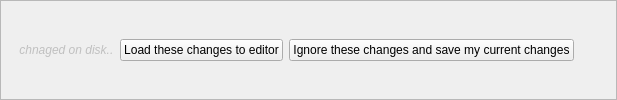
     <widget class="QFrame" name="file_changed_frame">
      <property name="sizePolicy">
       <sizepolicy hsizetype="Preferred" vsizetype="Maximum">
        <horstretch>0</horstretch>
        <verstretch>0</verstretch>
       </sizepolicy>
      </property>
      <property name="frameShape">
       <enum>QFrame::StyledPanel</enum>
      </property>
      <property name="frameShadow">
       <enum>QFrame::Raised</enum>
      </property>
      <layout class="QHBoxLayout" name="horizontalLayout_6">
       <property name="leftMargin">
        <number>2</number>
       </property>
       <property name="topMargin">
        <number>2</number>
       </property>
       <property name="rightMargin">
        <number>2</number>
       </property>
       <property name="bottomMargin">
        <number>2</number>
       </property>
       <item>
        <widget class="QLabel" name="file_name">
         <property name="sizePolicy">
          <sizepolicy hsizetype="Maximum" vsizetype="Preferred">
           <horstretch>0</horstretch>
           <verstretch>0</verstretch>
          </sizepolicy>
         </property>
         <property name="font">
          <font>
           <italic>true</italic>
          </font>
         </property>
         <property name="styleSheet">
          <string notr="true">color:silver;</string>
         </property>
         <property name="text">
          <string/>
         </property>
        </widget>
       </item>
       <item>
        <widget class="QLabel" name="label">
         <property name="sizePolicy">
          <sizepolicy hsizetype="Maximum" vsizetype="Preferred">
           <horstretch>0</horstretch>
           <verstretch>0</verstretch>
          </sizepolicy>
         </property>
         <property name="font">
          <font>
           <italic>true</italic>
          </font>
         </property>
         <property name="styleSheet">
          <string notr="true">color:silver;</string>
         </property>
         <property name="text">
          <string> chnaged on disk..</string>
         </property>
        </widget>
       </item>
       <item>
        <widget class="QPushButton" name="reload_file">
         <property name="sizePolicy">
          <sizepolicy hsizetype="Maximum" vsizetype="Fixed">
           <horstretch>0</horstretch>
           <verstretch>0</verstretch>
          </sizepolicy>
         </property>
         <property name="text">
          <string>Load these changes to editor</string>
         </property>
         <property name="icon">
          <iconset resource="rc.qrc">
           <normaloff>:/images/images/open_editor.png</normaloff>:/images/images/open_editor.png</iconset>
         </property>
         <property name="iconSize">
          <size>
           <width>16</width>
           <height>16</height>
          </size>
         </property>
        </widget>
       </item>
       <item>
        <widget class="QPushButton" name="ignore_changes">
         <property name="sizePolicy">
          <sizepolicy hsizetype="Maximum" vsizetype="Fixed">
           <horstretch>0</horstretch>
           <verstretch>0</verstretch>
          </sizepolicy>
         </property>
         <property name="text">
          <string>Ignore these changes and save my current changes</string>
         </property>
         <property name="icon">
          <iconset resource="rc.qrc">
           <normaloff>:/images/images/save.png</normaloff>:/images/images/save.png</iconset>
         </property>
         <property name="iconSize">
          <size>
           <width>16</width>
           <height>16</height>
          </size>
         </property>
        </widget>
       </item>
       <item>
        <spacer name="horizontalSpacer_2">
         <property name="orientation">
          <enum>Qt::Horizontal</enum>
         </property>
         <property name="sizeHint" stdset="0">
          <size>
           <width>40</width>
           <height>20</height>
          </size>
         </property>
        </spacer>
       </item>
      </layout>
     </widget>
